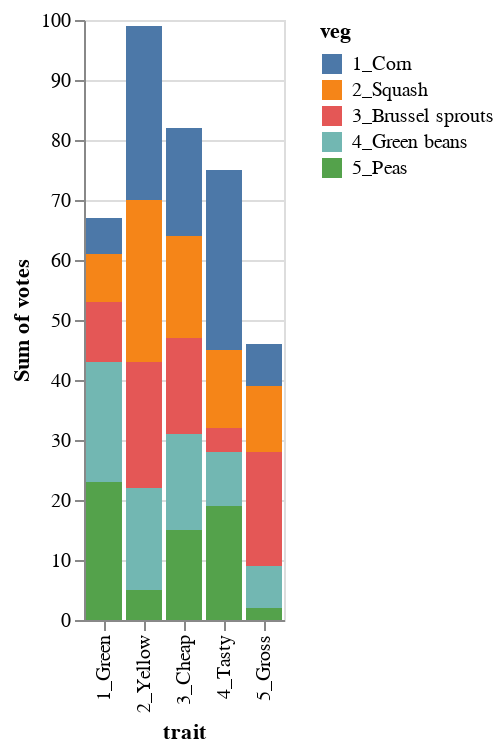

Source (notebook cell):
### Markdown cell above
---

## EXERCISE 1

Before we proceed, try making a similar stacked bar chart, but this time with 

- a bar for each trait (along the bottom), 
- each bar representing the sum of the votes within the trait, and 
- a different color for each vegetable.

### Code cell
alt.Chart(df).mark_bar().encode(
    x = 'trait:N',
    y = 'sum(votes):Q',
    color = 'veg:N'
)

### Figure 1 — Vega-Lite specification as saved in the notebook (floating-point values rounded to 4 significant figures)
{"config": {"view": {"continuousWidth": 400, "continuousHeight": 300}}, "data": {"name": "data-39f9d319c3f1fa0701a2f2e8a04001de"}, "mark": "bar", "encoding": {"color": {"type": "nominal", "field": "veg"}, "x": {"type": "nominal", "field": "trait"}, "y": {"type": "quantitative", "aggregate": "sum", "field": "votes"}}, "$schema": "https://vega.github.io/schema/vega-lite/v4.8.1.json", "datasets": {"data-39f9d319c3f1fa0701a2f2e8a04001de": [{"veg": "1_Corn", "trait": "1_Green", "votes": 6}, {"veg": "2_Squash", "trait": "1_Green", "votes": 8}, {"veg": "3_Brussel sprouts", "trait": "1_Green", "votes": 10}, {"veg": "4_Green beans", "trait": "1_Green", "votes": 20}, {"veg": "5_Peas", "trait": "1_Green", "votes": 23}, {"veg": "1_Corn", "trait": "2_Yellow", "votes": 29}, {"veg": "2_Squash", "trait": "2_Yellow", "votes": 27}, {"veg": "3_Brussel sprouts", "trait": "2_Yellow", "votes": 21}, {"veg": "4_Green beans", "trait": "2_Yellow", "votes": 17}, {"veg": "5_Peas", "trait": "2_Yellow", "votes": 5}, {"veg": "1_Corn", "trait": "3_Cheap", "votes": 18}, {"veg": "2_Squash", "trait": "3_Cheap", "votes": 17}, {"veg": "3_Brussel sprouts", "trait": "3_Cheap", "votes": 16}, {"veg": "4_Green beans", "trait": "3_Cheap", "votes": 16}, {"veg": "5_Peas", "trait": "3_Cheap", "votes": 15}, {"veg": "1_Corn", "trait": "4_Tasty", "votes": 30}, {"veg": "2_Squash", "trait": "4_Tasty", "votes": 13}, {"veg": "3_Brussel sprouts", "trait": "4_Tasty", "votes": 4}, {"veg": "4_Green beans", "trait": "4_Tasty", "votes": 9}, {"veg": "5_Peas", "trait": "4_Tasty", "votes": 19}, {"veg": "1_Corn", "trait": "5_Gross", "votes": 7}, {"veg": "2_Squash", "trait": "5_Gross", "votes": 11}, {"veg": "3_Brussel sprouts", "trait": "5_Gross", "votes": 19}, {"veg": "4_Green beans", "trait": "5_Gross", "votes": 7}, {"veg": "5_Peas", "trait": "5_Gross", "votes": 2}]}}
